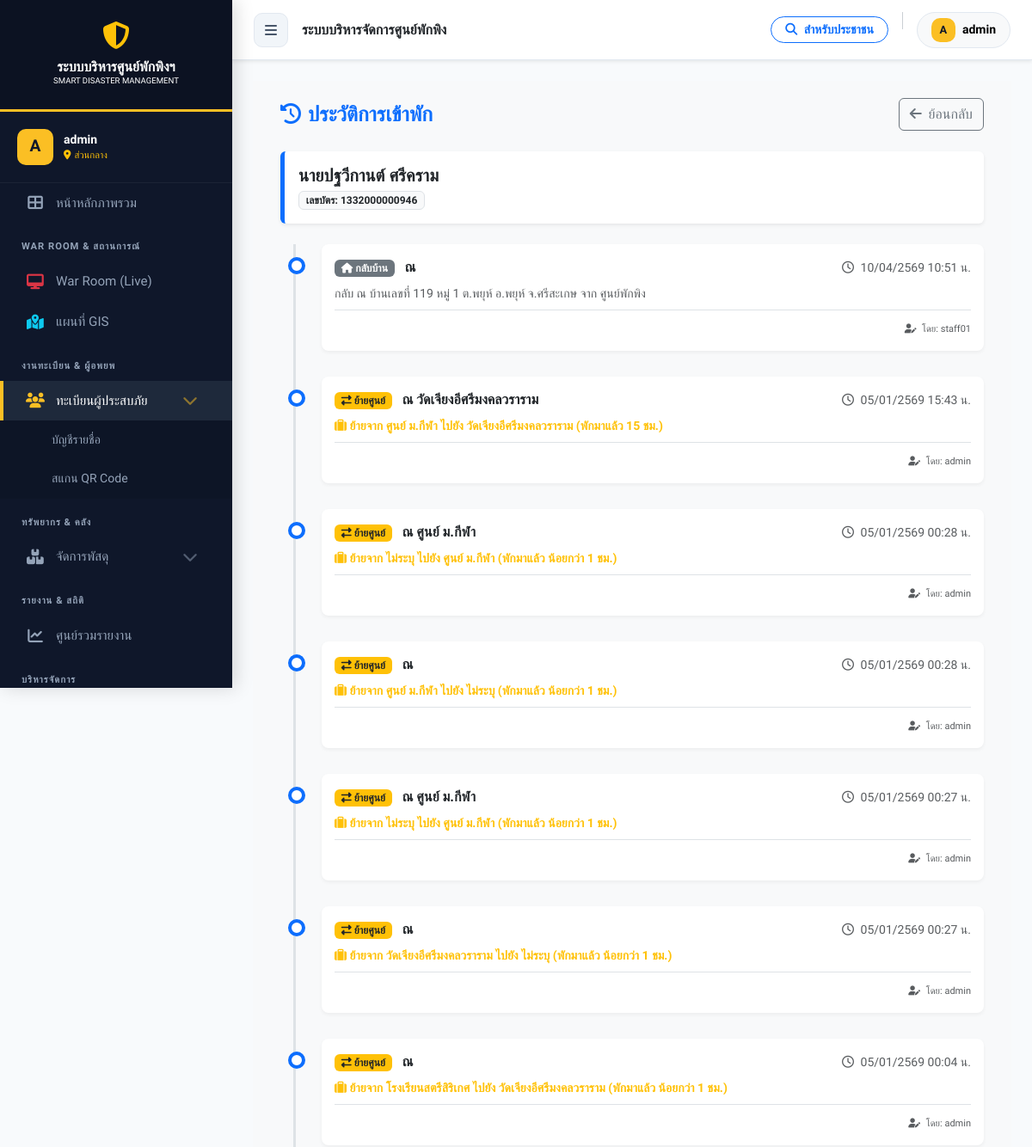
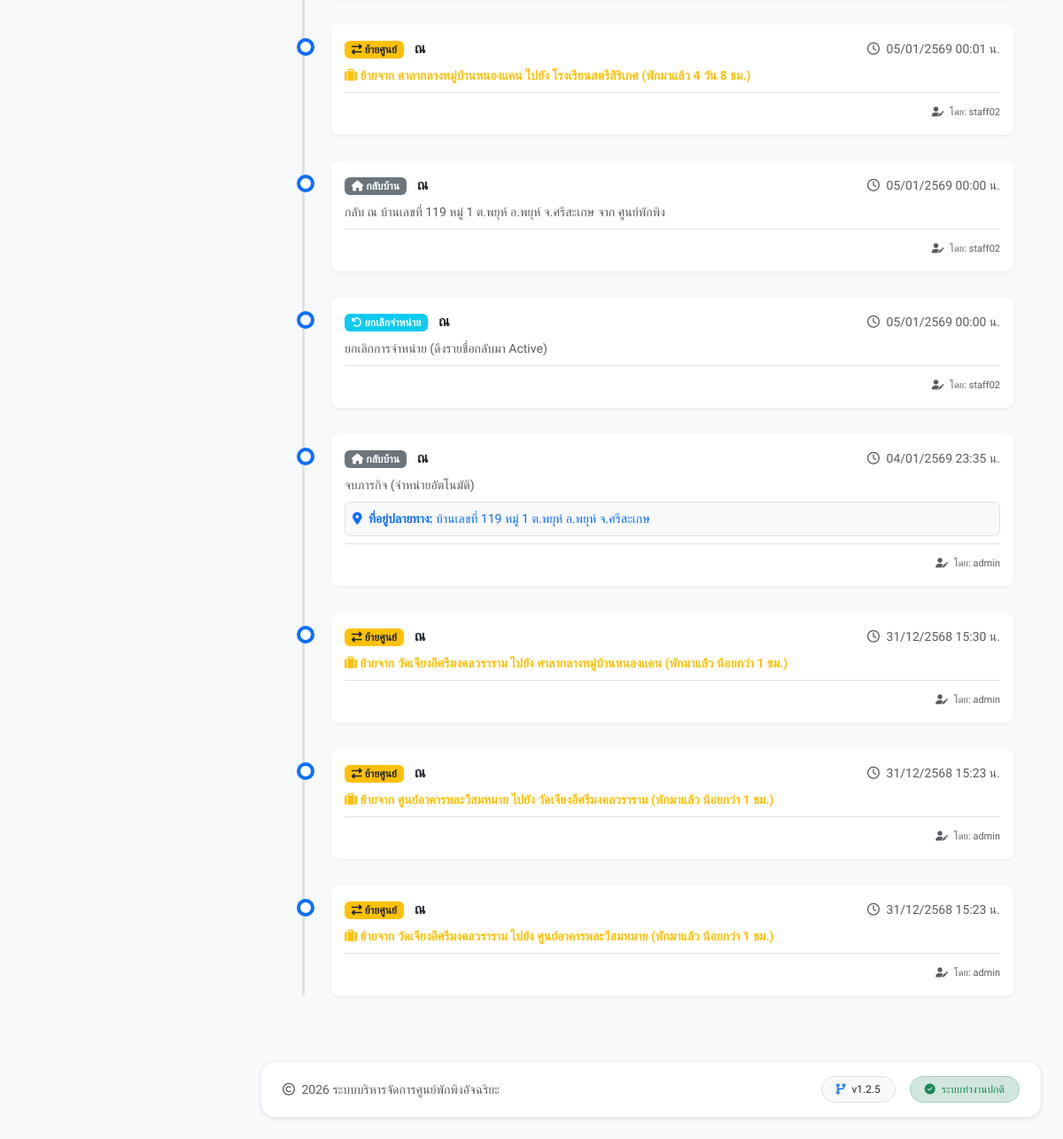
/evacuee_history.php?id=9 (signed in), run on the app's committed database (2 pictures, top to bottom).
### tables this page shows
CREATE TABLE `evacuees` (
  `id` int(11) NOT NULL,
  `id_type` enum('thai_id','passport','no_doc') DEFAULT 'thai_id' COMMENT 'ประเภทบัตร',
  `id_card` varchar(20) NOT NULL COMMENT 'เลขบัตรประชาชน',
  `prefix` varchar(50) DEFAULT NULL,
  `first_name` varchar(100) NOT NULL,
  `last_name` varchar(100) NOT NULL,
  `birth_date` date DEFAULT NULL,
  `age` int(3) DEFAULT NULL,
  `gender` enum('male','female') DEFAULT NULL,
  `phone` varchar(20) DEFAULT NULL,
  `addr_no` varchar(50) DEFAULT NULL,
  `addr_moo` varchar(50) DEFAULT NULL,
  `addr_sub` varchar(100) DEFAULT NULL,
  `addr_dis` varchar(100) DEFAULT NULL,
  `addr_prov` varchar(100) DEFAULT NULL,
  `address` text DEFAULT NULL COMMENT 'ที่อยู่รวม (Auto generated)',
  `curr_addr_no` varchar(50) DEFAULT NULL,
  `curr_addr_moo` varchar(50) DEFAULT NULL,
  `curr_addr_sub` varchar(100) DEFAULT NULL,
  `curr_addr_dis` varchar(100) DEFAULT NULL,
  `curr_addr_prov` varchar(100) DEFAULT NULL,
  `current_address` text DEFAULT NULL COMMENT 'ที่อยู่ปัจจุบันรวม (Auto generated)',
  `shelter_id` int(11) NOT NULL,
  `stay_type` enum('shelter','outside') DEFAULT 'shelter' COMMENT 'ประเภทการพัก',
  `stay_detail` text DEFAULT NULL COMMENT 'รายละเอียดที่พัก (กรณีพักนอกศูนย์)',
  `status` enum('active','returned','hospitalized') DEFAULT 'active',
  `chronic_disease` text DEFAULT NULL,
  `medication` text DEFAULT NULL,
  `vulnerable_group` varchar(255) DEFAULT NULL COMMENT 'กลุ่มเปราะบาง CSV',
  `family_head_id` int(11) DEFAULT NULL,
  `registered_at` datetime DEFAULT current_timestamp(),
  `check_out_date` datetime DEFAULT NULL COMMENT 'วันที่ออกจากศูนย์',
  `updated_at` datetime DEFAULT current_timestamp() ON UPDATE current_timestamp()
);

CREATE TABLE `evacuee_history` (
  `id` int(11) NOT NULL,
  `evacuee_id` int(11) NOT NULL,
  `shelter_id` int(11) NOT NULL,
  `action` enum('check_in','check_out','transfer','undo_checkout') NOT NULL,
  `action_date` datetime DEFAULT current_timestamp(),
  `user_id` int(11) DEFAULT NULL COMMENT 'เจ้าหน้าที่ที่ทำรายการ',
  `details` text DEFAULT NULL COMMENT 'รายละเอียดเพิ่มเติม'
);

CREATE TABLE `users` (
  `id` int(11) NOT NULL,
  `username` varchar(50) NOT NULL COMMENT 'ชื่อผู้ใช้',
  `password` varchar(255) NOT NULL COMMENT 'รหัสผ่าน (Hashed)',
  `first_name` varchar(100) DEFAULT '',
  `last_name` varchar(100) DEFAULT '',
  `full_name` varchar(100) NOT NULL COMMENT 'ชื่อ-นามสกุล',
  `role` varchar(50) NOT NULL DEFAULT 'staff',
  `shelter_id` int(11) DEFAULT NULL COMMENT 'สังกัดศูนย์พักพิง',
  `created_at` timestamp NOT NULL DEFAULT current_timestamp(),
  `last_login` datetime DEFAULT NULL,
  `status` enum('active','inactive') DEFAULT 'active' COMMENT 'สถานะผู้ใช้'
);

CREATE TABLE `shelters` (
  `id` int(11) NOT NULL,
  `incident_id` int(11) NOT NULL COMMENT 'ผูกกับเหตุการณ์ไหน',
  `name` varchar(200) NOT NULL COMMENT 'ชื่อศูนย์',
  `location` text NOT NULL COMMENT 'ที่ตั้ง',
  `district` varchar(100) DEFAULT NULL,
  `province` varchar(100) DEFAULT NULL,
  `latitude` decimal(10,8) DEFAULT NULL,
  `longitude` decimal(11,8) DEFAULT NULL,
  `capacity` int(11) NOT NULL DEFAULT 0 COMMENT 'ความจุสูงสุด',
  `contact_person` varchar(255) DEFAULT NULL,
  `contact_phone` varchar(20) DEFAULT NULL,
  `status` enum('open','full','closed') NOT NULL DEFAULT 'open',
  `last_updated` datetime DEFAULT NULL,
  `created_at` datetime DEFAULT current_timestamp()
);

### evacuee_history.php (the view, shortened to what this page needs)
<?php
include 'includes/header.php';
$id = isset($_GET['id']) ? intval($_GET['id']) : 0;
$evacuee = $conn->query("SELECT * FROM evacuees WHERE id = $id")->fetch_assoc();
$sql = "SELECT h.*, s.name as shelter_name, u.username
        FROM evacuee_history h
        LEFT JOIN shelters s ON h.shelter_id = s.id
        LEFT JOIN users u ON h.user_id = u.id
        WHERE h.evacuee_id = $id
        ORDER BY h.action_date DESC";
$history = $conn->query($sql);
function getActionBadge($a) {
    if($a=='check_out') return '<span class="badge bg-secondary"><i class="fas fa-home"></i> กลับบ้าน</span>';
    if($a=='transfer') return '<span class="badge bg-warning text-dark"><i class="fas fa-exchange-alt"></i> ย้ายศูนย์</span>';
    if($a=='undo_checkout') return '<span class="badge bg-info"><i class="fas fa-undo"></i> ยกเลิกจำหน่าย</span>';
    return '<span class="badge bg-light text-dark">'.$a.'</span>';
}
function thaiDate($datetime) {
    $ts = strtotime($datetime);
    $year = date('Y', $ts) + 543;
    return date('d/m/', $ts) . $year . date(' H:i น.', $ts);
}
?>
<div class="main-content">
    <div class="container">
        <div class="d-flex justify-content-between align-items-center mb-4">
            <div>
                <h4 class="mb-0 fw-bold text-primary"><i class="fas fa-history me-2"></i>ประวัติการเข้าพัก</h4>
            </div>
            <a href="evacuee_list.php" class="btn btn-outline-secondary"><i class="fas fa-arrow-left me-1"></i> ย้อนกลับ</a>
        </div>
        <div class="card mb-4 border-0 shadow-sm border-start border-5 border-primary">
            <div class="card-body">
                <h5 class="fw-bold mb-1"><?php echo $evacuee['prefix'].$evacuee['first_name'].' '.$evacuee['last_name']; ?></h5>
                <span class="badge bg-light text-dark border">เลขบัตร: <?php echo $evacuee['id_card']; ?></span>
            </div>
        </div>
        <?php if($history && $history->num_rows > 0): ?>
            <div class="timeline">
                <?php while($row = $history->fetch_assoc()): ?>
                    <div class="timeline-item">
                        <div class="d-flex justify-content-between align-items-center mb-2">
                            <div>
                                <?php echo getActionBadge($row['action']); ?>
                                <span class="fw-bold ms-2 text-dark">ณ <?php echo htmlspecialchars($row['shelter_name']); ?></span>
                            </div>
                            <small class="text-muted"><i class="far fa-clock me-1"></i> <?php echo thaiDate($row['action_date']); ?></small>
                        </div>
                        <div class="text-muted small">
                            <?php
                            $details = htmlspecialchars($row['details'] ?? '');
                            if (strpos($details, 'ย้ายจาก') !== false) {
                                echo '<span class="text-warning fw-bold"><i class="fas fa-suitcase"></i> ' . $details . '</span>';
                            } else {
                                echo $details;
                            }
                            if ($row['action'] == 'check_out') {
                                if (empty($row['details']) || strpos($row['details'], 'บ้านเลขที่') === false) {
                                    $addr_show = $evacuee['current_address'] ? $evacuee['current_address'] : $evacuee['address'];
                                    if($addr_show) {
                                        echo '<div class="mt-2 p-2 bg-light rounded border text-primary"><i class="fas fa-map-marker-alt me-1"></i> <strong>ที่อยู่ปลายทาง:</strong> ' . htmlspecialchars($addr_show) . '</div>';
                                    }
                                }
                            }
                            ?>
                        </div>
                        <?php if(isset($row['username']) && $row['username']): ?>
                            <div class="mt-2 pt-2 border-top text-end">
                                <small class="text-muted" style="font-size: 11px;">
                                    <i class="fas fa-user-edit me-1"></i> โดย: <?php echo $row['username']; ?>
                                </small>
                            </div>
                        <?php endif; ?>
                    </div>
                <?php endwhile; ?>
            </div>
        <?php endif; ?>
    </div>
</div>
<?php include 'includes/footer.php'; ?>

### includes/header.php (style rules this page uses)
:root { --sidebar-width: 270px; --nav-bg: #0f172a; --nav-hover: #1e293b; --active-gold: #fbbf24; --text-main: #f1f5f9; --text-muted: #94a3b8; --body-bg: #f8fafc; --header-height: 70px; --primary-color: #0d6efd; }
body { font-family: 'Prompt', sans-serif; background-color: var(--body-bg); color: #334155; overflow-x: hidden; margin: 0; transition: margin-left 0.3s ease; }

### evacuee_history.php (style rules this page uses)
.main-content { margin-left: 0 !important; width: 100% !important; padding: 20px; background-color: #f8f9fa; }
.timeline { border-left: 3px solid #dee2e6; margin-left: 15px; padding-left: 30px; position: relative; }
.timeline-item { position: relative; margin-bottom: 30px; background: white; padding: 15px; border-radius: 8px; box-shadow: 0 2px 4px rgba(0,0,0,0.05); }
.timeline-item::before { content: ''; position: absolute; left: -39px; top: 15px; width: 20px; height: 20px; border-radius: 50%; background: #fff; border: 4px solid #0d6efd; z-index: 1; }

### data on the page
evacuees: prefix "นาย", first_name "ปฐวีกานต์", last_name "ศรีคราม", id_card "1332000000946"
evacuee_history: action "check_out" (drawn), action_date "10/04/2569 10:51 น.", details "กลับ ณ บ้านเลขที่ 119 หมู่ 1 ต.พยุห์ อ.พยุห์ จ.ศรีสะเกษ จาก ศูนย์พักพิง", user.username "staff01"
evacuee_history: action "transfer" (drawn), shelter.name "วัดเจียงอีศรีมงคลวราราม", action_date "05/01/2569 15:43 น.", details "ย้ายจาก ศูนย์ ม.กีฬา ไปยัง วัดเจียงอีศรีมงคลวราราม (พักมาแล้ว 15 ชม.)", user.username "admin"
evacuee_history: action "transfer" (drawn), shelter.name "ศูนย์ ม.กีฬา", action_date "05/01/2569 00:28 น.", details "ย้ายจาก ไม่ระบุ ไปยัง ศูนย์ ม.กีฬา (พักมาแล้ว น้อยกว่า 1 ชม.)", user.username "admin"
evacuee_history: action "transfer" (drawn), action_date "05/01/2569 00:28 น.", details "ย้ายจาก ศูนย์ ม.กีฬา ไปยัง ไม่ระบุ (พักมาแล้ว น้อยกว่า 1 ชม.)", user.username "admin"
evacuee_history: action "transfer" (drawn), shelter.name "ศูนย์ ม.กีฬา", action_date "05/01/2569 00:27 น.", details "ย้ายจาก ไม่ระบุ ไปยัง ศูนย์ ม.กีฬา (พักมาแล้ว น้อยกว่า 1 ชม.)", user.username "admin"
evacuee_history: action "transfer" (drawn), action_date "05/01/2569 00:27 น.", details "ย้ายจาก วัดเจียงอีศรีมงคลวราราม ไปยัง ไม่ระบุ (พักมาแล้ว น้อยกว่า 1 ชม.)", user.username "admin"
evacuee_history: action "transfer" (drawn), action_date "05/01/2569 00:04 น.", details "ย้ายจาก โรงเรียนสตรีสิริเกศ ไปยัง วัดเจียงอีศรีมงคลวราราม (พักมาแล้ว น้อยกว่า 1 ชม.)", user.username "admin"
evacuee_history: action "transfer" (drawn), action_date "05/01/2569 00:01 น.", details "ย้ายจาก ศาลากลางหมู่บ้านหนองแคน ไปยัง โรงเรียนสตรีสิริเกศ (พักมาแล้ว 4 วัน 8 ชม.)", user.username "staff02"
evacuee_history: action "check_out" (drawn), action_date "05/01/2569 00:00 น.", details "กลับ ณ บ้านเลขที่ 119 หมู่ 1 ต.พยุห์ อ.พยุห์ จ.ศรีสะเกษ จาก ศูนย์พักพิง", user.username "staff02"
evacuee_history: action "undo_checkout" (drawn), action_date "05/01/2569 00:00 น.", details "ยกเลิกการจำหน่าย (ดึงรายชื่อกลับมา Active)", user.username "staff02"
evacuee_history: action "check_out" (drawn), action_date "04/01/2569 23:35 น.", details "จบภารกิจ (จำหน่ายอัตโนมัติ)", evacuee.current_address "บ้านเลขที่ 119 หมู่ 1 ต.พยุห์ อ.พยุห์ จ.ศรีสะเกษ", user.username "admin"
evacuee_history: action "transfer" (drawn), action_date "31/12/2568 15:30 น.", details "ย้ายจาก วัดเจียงอีศรีมงคลวราราม ไปยัง ศาลากลางหมู่บ้านหนองแคน (พักมาแล้ว น้อยกว่า 1 ชม.)", user.username "admin"
evacuee_history: action "transfer" (drawn), action_date "31/12/2568 15:23 น.", details "ย้ายจาก ศูนย์อาคารพละวีสมหมาย ไปยัง วัดเจียงอีศรีมงคลวราราม (พักมาแล้ว น้อยกว่า 1 ชม.)", user.username "admin"
evacuee_history: action "transfer" (drawn), action_date "31/12/2568 15:23 น.", details "ย้ายจาก วัดเจียงอีศรีมงคลวราราม ไปยัง ศูนย์อาคารพละวีสมหมาย (พักมาแล้ว น้อยกว่า 1 ชม.)", user.username "admin"

### other printed values
substr($_SESSION['username'] ?? 'U', 0, 1) "A"
$_SESSION['username'] "admin"
$user_shelter_name ?: 'ส่วนกลาง' "ส่วนกลาง"
